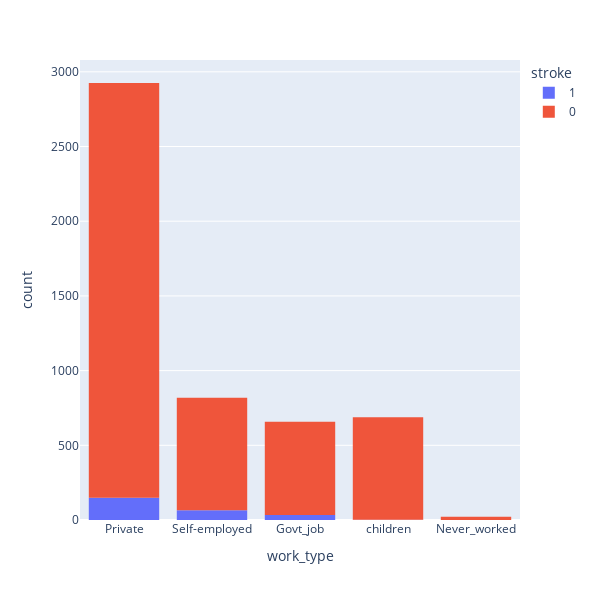

Notebook code cell kept with this figure:
### Code cell
fig = px.histogram(df, x="work_type", color="stroke",width=600, height=600)
fig.show()

### Figure 1 — Plotly figure (JSON) as saved in the notebook; plotly's stock layout.template omitted (floating-point values rounded to 4 significant figures; data arrays with more than 128 entries replaced by an {"elided": "..."} marker saying what was removed)
{"data": [{"alignmentgroup": "True", "bingroup": "x", "hovertemplate": "stroke=1<br>work_type=%{x}<br>count=%{y}<extra></extra>", "legendgroup": "1", "marker": {"color": "#636efa", "pattern": {"shape": ""}}, "name": "1", "offsetgroup": "1", "orientation": "v", "showlegend": true, "type": "histogram", "x": {"elided": "249 str values"}, "xaxis": "x", "yaxis": "y"}, {"alignmentgroup": "True", "bingroup": "x", "hovertemplate": "stroke=0<br>work_type=%{x}<br>count=%{y}<extra></extra>", "legendgroup": "0", "marker": {"color": "#EF553B", "pattern": {"shape": ""}}, "name": "0", "offsetgroup": "0", "orientation": "v", "showlegend": true, "type": "histogram", "x": {"elided": "4861 str values"}, "xaxis": "x", "yaxis": "y"}], "layout": {"barmode": "relative", "height": 600, "legend": {"title": {"text": "stroke"}, "tracegroupgap": 0}, "margin": {"t": 60}, "width": 600, "xaxis": {"anchor": "y", "autorange": true, "domain": [0, 1], "range": [-0.5, 4.5], "title": {"text": "work_type"}, "type": "category"}, "yaxis": {"anchor": "x", "autorange": true, "domain": [0, 1], "range": [0, 3079.0], "title": {"text": "count"}}}}
